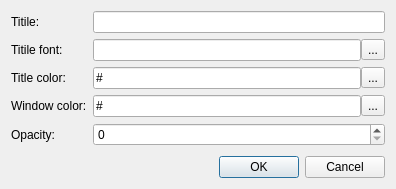
<?xml version="1.0" encoding="UTF-8"?>
<ui version="4.0">
 <class>SettingsNoteDialog</class>
 <widget class="QDialog" name="SettingsNoteDialog">
  <property name="geometry">
   <rect>
    <x>0</x>
    <y>0</y>
    <width>396</width>
    <height>189</height>
   </rect>
  </property>
  <property name="windowTitle">
   <string>Settings of note</string>
  </property>
  <layout class="QVBoxLayout" name="verticalLayout">
   <item>
    <layout class="QFormLayout" name="formLayout">
     <item row="5" column="0">
      <widget class="QLabel" name="label_6">
       <property name="text">
        <string>Opacity:</string>
       </property>
      </widget>
     </item>
     <item row="1" column="0">
      <widget class="QLabel" name="label_2">
       <property name="text">
        <string>Titile:</string>
       </property>
      </widget>
     </item>
     <item row="1" column="1">
      <widget class="QLineEdit" name="title">
       <property name="toolTip">
        <string>Title</string>
       </property>
       <property name="statusTip">
        <string>Title</string>
       </property>
       <property name="whatsThis">
        <string>Title</string>
       </property>
      </widget>
     </item>
     <item row="2" column="0">
      <widget class="QLabel" name="label_3">
       <property name="text">
        <string>Titile font:</string>
       </property>
      </widget>
     </item>
     <item row="3" column="0">
      <widget class="QLabel" name="label_4">
       <property name="text">
        <string>Title color:</string>
       </property>
      </widget>
     </item>
     <item row="4" column="0">
      <widget class="QLabel" name="label_5">
       <property name="text">
        <string>Window color:</string>
       </property>
      </widget>
     </item>
     <item row="3" column="1">
      <layout class="QHBoxLayout" name="horizontalLayout_2">
       <property name="spacing">
        <number>0</number>
       </property>
       <item>
        <widget class="QLineEdit" name="titleColor">
         <property name="toolTip">
          <string>Title color</string>
         </property>
         <property name="statusTip">
          <string>Title color</string>
         </property>
         <property name="whatsThis">
          <string>Title color</string>
         </property>
         <property name="inputMask">
          <string notr="true">\#HHHHHH</string>
         </property>
        </widget>
       </item>
       <item>
        <widget class="QToolButton" name="selectTitleColor">
         <property name="toolTip">
          <string>Select title color</string>
         </property>
         <property name="statusTip">
          <string>Select title color</string>
         </property>
         <property name="whatsThis">
          <string>Select title color</string>
         </property>
         <property name="text">
          <string notr="true">...</string>
         </property>
        </widget>
       </item>
      </layout>
     </item>
     <item row="4" column="1">
      <layout class="QHBoxLayout" name="horizontalLayout">
       <property name="spacing">
        <number>0</number>
       </property>
       <item>
        <widget class="QLineEdit" name="windowColor">
         <property name="toolTip">
          <string>Window color</string>
         </property>
         <property name="statusTip">
          <string>Window color</string>
         </property>
         <property name="whatsThis">
          <string>Window color</string>
         </property>
         <property name="inputMask">
          <string notr="true">\#HHHHHH</string>
         </property>
        </widget>
       </item>
       <item>
        <widget class="QToolButton" name="selectWindowColor">
         <property name="toolTip">
          <string>Select window color</string>
         </property>
         <property name="statusTip">
          <string>Select window color</string>
         </property>
         <property name="whatsThis">
          <string>Select window color</string>
         </property>
         <property name="text">
          <string notr="true">...</string>
         </property>
        </widget>
       </item>
      </layout>
     </item>
     <item row="2" column="1">
      <layout class="QHBoxLayout" name="horizontalLayout_3">
       <property name="spacing">
        <number>0</number>
       </property>
       <item>
        <widget class="QLineEdit" name="titleFont">
         <property name="toolTip">
          <string>Title font</string>
         </property>
         <property name="statusTip">
          <string>Title font</string>
         </property>
         <property name="whatsThis">
          <string>Title font</string>
         </property>
         <property name="inputMask">
          <string notr="true"/>
         </property>
         <property name="readOnly">
          <bool>true</bool>
         </property>
        </widget>
       </item>
       <item>
        <widget class="QToolButton" name="selectTitleFont">
         <property name="toolTip">
          <string>Select title font</string>
         </property>
         <property name="statusTip">
          <string>Select title font</string>
         </property>
         <property name="whatsThis">
          <string>Select title font</string>
         </property>
         <property name="text">
          <string notr="true">...</string>
         </property>
        </widget>
       </item>
      </layout>
     </item>
     <item row="5" column="1">
      <widget class="QSpinBox" name="opacity">
       <property name="toolTip">
        <string>Opacity</string>
       </property>
       <property name="statusTip">
        <string>Opacity</string>
       </property>
       <property name="whatsThis">
        <string>Opacity</string>
       </property>
      </widget>
     </item>
    </layout>
   </item>
   <item>
    <widget class="QDialogButtonBox" name="buttonBox">
     <property name="standardButtons">
      <set>QDialogButtonBox::Cancel|QDialogButtonBox::Ok</set>
     </property>
    </widget>
   </item>
  </layout>
 </widget>
 <resources/>
 <connections>
  <connection>
   <sender>buttonBox</sender>
   <signal>accepted()</signal>
   <receiver>SettingsNoteDialog</receiver>
   <slot>accept()</slot>
   <hints>
    <hint type="sourcelabel">
     <x>167</x>
     <y>218</y>
    </hint>
    <hint type="destinationlabel">
     <x>167</x>
     <y>119</y>
    </hint>
   </hints>
  </connection>
  <connection>
   <sender>buttonBox</sender>
   <signal>rejected()</signal>
   <receiver>SettingsNoteDialog</receiver>
   <slot>reject()</slot>
   <hints>
    <hint type="sourcelabel">
     <x>167</x>
     <y>218</y>
    </hint>
    <hint type="destinationlabel">
     <x>167</x>
     <y>119</y>
    </hint>
   </hints>
  </connection>
 </connections>
</ui>
